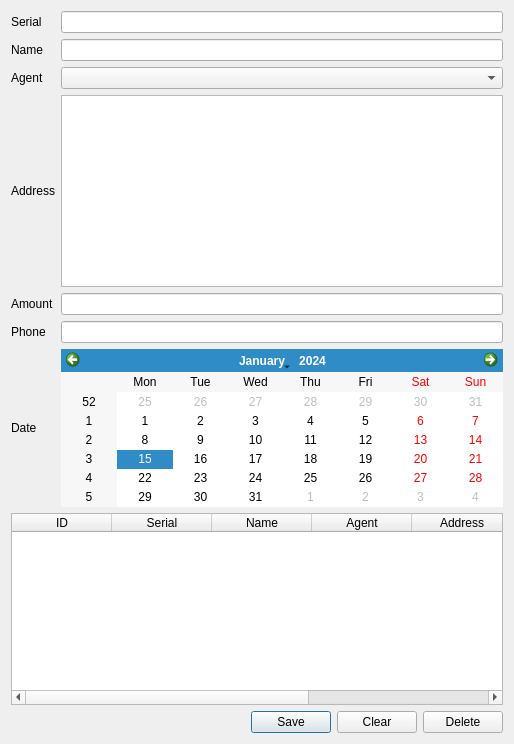
<?xml version="1.0" encoding="UTF-8"?>
<ui version="4.0">
 <class>EditDebtorDialog</class>
 <widget class="QDialog" name="EditDebtorDialog">
  <property name="geometry">
   <rect>
    <x>0</x>
    <y>0</y>
    <width>514</width>
    <height>744</height>
   </rect>
  </property>
  <property name="windowTitle">
   <string>Edit Debtor</string>
  </property>
  <layout class="QGridLayout" name="gridLayout">
   <item row="0" column="0">
    <widget class="QLabel" name="label">
     <property name="text">
      <string>Serial</string>
     </property>
    </widget>
   </item>
   <item row="0" column="1">
    <widget class="QLineEdit" name="serialEdit">
     <property name="alignment">
      <set>Qt::AlignRight|Qt::AlignTrailing|Qt::AlignVCenter</set>
     </property>
    </widget>
   </item>
   <item row="1" column="0">
    <widget class="QLabel" name="label_2">
     <property name="text">
      <string>Name</string>
     </property>
    </widget>
   </item>
   <item row="1" column="1">
    <widget class="QLineEdit" name="nameEdit"/>
   </item>
   <item row="2" column="0">
    <widget class="QLabel" name="label_3">
     <property name="text">
      <string>Agent</string>
     </property>
    </widget>
   </item>
   <item row="2" column="1">
    <widget class="QComboBox" name="agentCombo"/>
   </item>
   <item row="3" column="0">
    <widget class="QLabel" name="label_4">
     <property name="text">
      <string>Address</string>
     </property>
    </widget>
   </item>
   <item row="3" column="1">
    <widget class="QTextEdit" name="addressEdit"/>
   </item>
   <item row="4" column="0">
    <widget class="QLabel" name="label_5">
     <property name="text">
      <string>Amount</string>
     </property>
    </widget>
   </item>
   <item row="4" column="1">
    <widget class="QLineEdit" name="amountEdit"/>
   </item>
   <item row="5" column="0">
    <widget class="QLabel" name="label_6">
     <property name="text">
      <string>Phone</string>
     </property>
    </widget>
   </item>
   <item row="5" column="1">
    <widget class="QLineEdit" name="phoneEdit"/>
   </item>
   <item row="6" column="0">
    <widget class="QLabel" name="label_7">
     <property name="text">
      <string>Date</string>
     </property>
    </widget>
   </item>
   <item row="6" column="1">
    <widget class="QCalendarWidget" name="dateCalendar"/>
   </item>
   <item row="7" column="0" colspan="2">
    <widget class="QTableWidget" name="tableWidget">
     <property name="editTriggers">
      <set>QAbstractItemView::NoEditTriggers</set>
     </property>
     <property name="selectionBehavior">
      <enum>QAbstractItemView::SelectRows</enum>
     </property>
     <property name="horizontalScrollMode">
      <enum>QAbstractItemView::ScrollPerPixel</enum>
     </property>
     <attribute name="verticalHeaderVisible">
      <bool>false</bool>
     </attribute>
     <column>
      <property name="text">
       <string>ID</string>
      </property>
     </column>
     <column>
      <property name="text">
       <string>Serial</string>
      </property>
     </column>
     <column>
      <property name="text">
       <string>Name</string>
      </property>
     </column>
     <column>
      <property name="text">
       <string>Agent</string>
      </property>
     </column>
     <column>
      <property name="text">
       <string>Address</string>
      </property>
     </column>
     <column>
      <property name="text">
       <string>Amount</string>
      </property>
     </column>
     <column>
      <property name="text">
       <string>Phone</string>
      </property>
     </column>
     <column>
      <property name="text">
       <string>Date</string>
      </property>
     </column>
    </widget>
   </item>
   <item row="8" column="1">
    <layout class="QHBoxLayout" name="horizontalLayout">
     <item>
      <spacer name="horizontalSpacer">
       <property name="orientation">
        <enum>Qt::Horizontal</enum>
       </property>
       <property name="sizeHint" stdset="0">
        <size>
         <width>40</width>
         <height>20</height>
        </size>
       </property>
      </spacer>
     </item>
     <item>
      <widget class="QPushButton" name="saveButton">
       <property name="text">
        <string>Save</string>
       </property>
      </widget>
     </item>
     <item>
      <widget class="QPushButton" name="clearButton">
       <property name="text">
        <string>Clear</string>
       </property>
      </widget>
     </item>
     <item>
      <widget class="QPushButton" name="deleteButton">
       <property name="text">
        <string>Delete</string>
       </property>
      </widget>
     </item>
    </layout>
   </item>
  </layout>
 </widget>
 <resources/>
 <connections/>
</ui>
